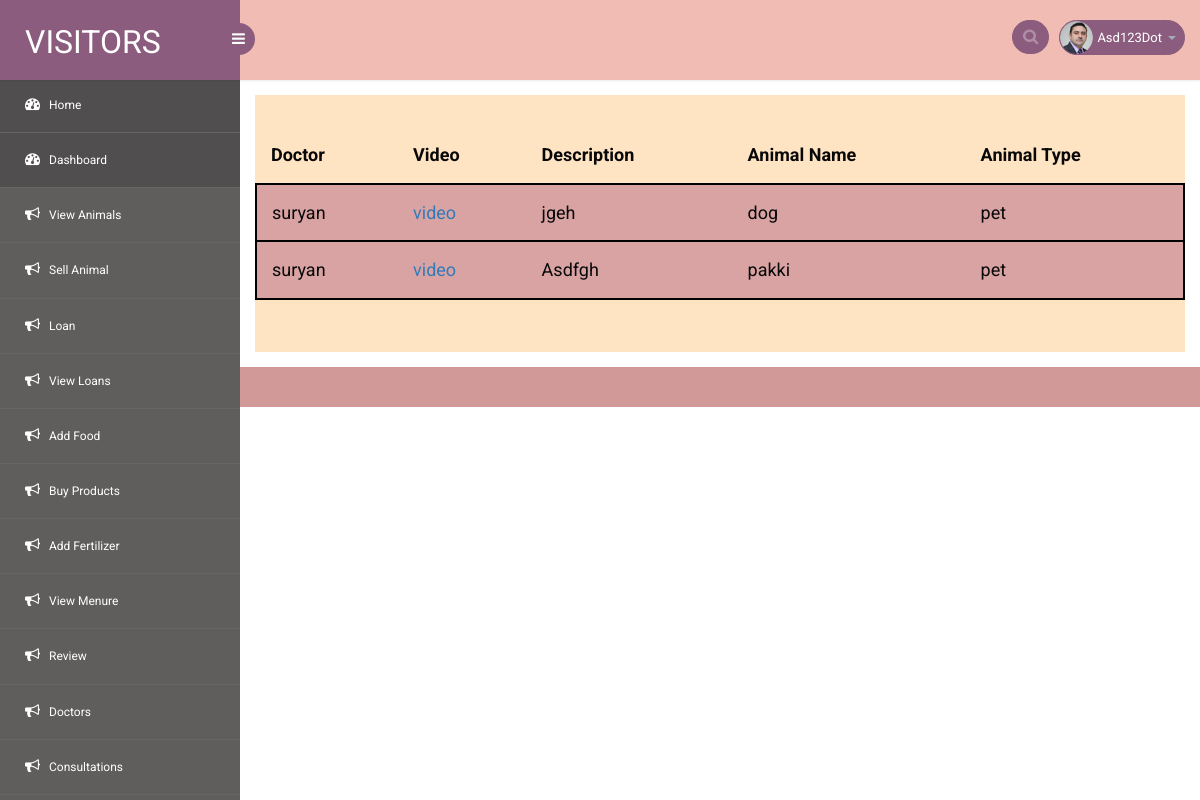
Screenshot of /view_my_symptoms (signed in) with the database file from the repository.
### animal/models.py (models this page shows)
class Symptoms(models.Model):
    user=models.ForeignKey(User,on_delete=models.CASCADE,null=True,blank=True)
    doctor=models.ForeignKey(Doctor,on_delete=models.CASCADE,null=True,blank=True)
    video=models.FileField(upload_to='videos',null=True,blank=True)
    description=models.TextField()
    animal_name=models.CharField(max_length=50)
    pet='pet'
    farm='farm'
    types=[
        (pet,'pet'),
        (farm,'farm')
    ]
    animal_type=models.CharField(max_length=50,choices=types,null=True,blank=True,default=pet)
    def __str__(self):
        return str(self.user.username)

class Doctor(models.Model):
    user=models.OneToOneField(User,on_delete=models.CASCADE,null=True,blank=True)
    name=models.CharField(max_length=50)
    place=models.CharField(max_length=50)
    certificate=models.FileField(upload_to='files',null=True,blank=True)
    license=models.CharField(max_length=50,null=True,blank=True)
    phone=models.IntegerField()
    date=models.DateTimeField(default=timezone.now)
    def __str__(self):
        return str(self.name)

### animal/views.py (the view)
# urls.py: path('view_my_symptoms',views.view_my_symptoms,name='view_my_symptoms'),
def view_my_symptoms(request):
    symptom=Symptoms.objects.filter(user=request.user)
    print(symptom)
    return render(request,'my_symptom.html',{'symptom':symptom})

### animal/templates/my_symptom.html
{% extends 'dashboard.html' %}
{% block content %}
<div class="table-responsive table-shadow" style="background-color: bisque;padding-top: 2em;padding-bottom: 2em;">
    {% if symptom %}
    <center>
    <table class="table" style="font-size: 20px;color: black;">
          <thead>
            <tr>
              <th scope="col" style="padding-left: 1em;">Doctor</th>
              <th scope="col" style="padding-left:1em">Video</th>
              <th scope="col" style="padding-left:1em">Description</th>
              <th scope="col" style="padding-left:1em">Animal Name</th>
              <th scope="col" style="padding-left:1em">Animal Type</th>
            </tr>
          </thead>
          <tbody style="margin-top: 1em;">
              {% for i in symptom %}
            <tr style="background-color: #d9a3a3;margin-top: 2em;padding-bottom: 2em;border:2px solid black;" >
                <td>{{ i.doctor}}</td>
              <td style="padding-left: 1em;"><a href="{{i.video.url}}">video</a></td>
              <td style="padding-left: 1em;">{{ i.description}}</td>
              <td style="padding-left: 1em;">{{ i.animal_name}}</td>
              <td style="padding-left: 1em;">{{ i.animal_type}}</td>
            </tr>
            {% endfor %}
          </tbody>
    </table>
</center>
    {% else %}
    <span>No Fertilizer can be found...</span>
    {% endif %}
</div>
{% endblock %}

### animal/templates/dashboard.html (shortened to what this page needs)
<!DOCTYPE html>
<head>
<link rel="stylesheet" href="/static/css1/bootstrap.min.css" >
<link href="/static/css1/style.css" rel='stylesheet' type='text/css' />
<link href="/static/css1/style-responsive.css" rel="stylesheet"/>
<link rel="stylesheet" href="/static/css1/font.css" type="text/css"/>
<link href="/static/css1/font-awesome.css" rel="stylesheet">
<link rel="stylesheet" href="/static/css1/morris.css" type="text/css"/>
<link rel="stylesheet" href="/static/css1/monthly.css">
</head>
<body>
<section id="container">
<header class="header fixed-top clearfix">
<div class="brand">
    <a href="index.html" class="logo">
        VISITORS
    </a>
    <div class="sidebar-toggle-box">
        <div class="fa fa-bars"></div>
    </div>
</div>
<div class="top-nav clearfix">
    <ul class="nav pull-right top-menu">
        <li>
            <input type="text" class="form-control search" placeholder=" Search">
        </li>
        <li class="dropdown">
            <a data-toggle="dropdown" class="dropdown-toggle" href="#">
                <img alt="" src="/static/images1/2.png">
                <span class="username">{{user.username}}</span>
                <b class="caret"></b>
            </a>
        </li>
    </ul>
</div>
</header>
<aside>
    <div id="sidebar" class="nav-collapse">
        <div class="leftside-navigation">
            <ul class="sidebar-menu" id="nav-accordion">
                <li>
                    <a class="active" href="{% url 'index' %}">
                        <i class="fa fa-dashboard"></i>
                        <span>Home</span>
                    </a>
                </li>
				<li>
                    <a class="active" href="{% url 'dashboard' %}">
                        <i class="fa fa-dashboard"></i>
                        <span>Dashboard</span>
                    </a>
                </li>
                {% if user.register %}
				<li>
                    <a href="{% url 'view_animal' %}">
                        <i class="fa fa-bullhorn"></i>
                        <span>View Animals </span>
                    </a>
                </li>
				<li>
                    <a href="{% url 'add_animal' %}">
                        <i class="fa fa-bullhorn"></i>
                        <span>Sell Animal </span>
                    </a>
                </li>
				<li>
                    <a href="{% url 'add_loan' %}">
                        <i class="fa fa-bullhorn"></i>
                        <span>Loan </span>
                    </a>
                </li>
				<li>
                    <a href="{% url 'view_my_loans' %}">
                        <i class="fa fa-bullhorn"></i>
                        <span>View Loans </span>
                    </a>
                </li>
                <li>
                    <a href="{% url 'add_food_products' %}">
                        <i class="fa fa-bullhorn"></i>
                        <span>Add Food</span>
                    </a>
                </li>
				<li>
                    <a href="{% url 'view_food_products' %}">
                        <i class="fa fa-bullhorn"></i>
                        <span>Buy Products</span>
                    </a>
                </li>
                <li>
                    <a href="{% url 'add_fertilizer' %}">
                        <i class="fa fa-bullhorn"></i>
                        <span>Add Fertilizer</span>
                    </a>
                </li>
				<li>
                    <a href="{% url 'view_fertilizer_products' %}">
                        <i class="fa fa-bullhorn"></i>
                        <span>View Menure</span>
                    </a>
                </li>
				<li>
                    <a href="{% url 'review' %}">
                        <i class="fa fa-bullhorn"></i>
                        <span>Review </span>
                    </a>
                </li>
				<li>
                    <a href="{% url 'view_doctors' %}">
                        <i class="fa fa-bullhorn"></i>
                        <span>Doctors </span>
                    </a>
                </li>
                <li>
                    <a href="{% url 'for_my_consultation' %}">
                        <i class="fa fa-bullhorn"></i>
                        <span>Consultations </span>
                    </a>
                </li>
                <li>
                    <a href="{% url 'search' %}">
                    </a>
                </li>
				{% endif %}
            </ul>            </div>
    </div>
</aside>
<section id="main-content">
	<section class="wrapper">
		<div>
			{% block content %}{% endblock %}
		</div>
</section>
		  <div class="footer">
		  </div>
</section>
</section>
</body>
</html>

### rows the page displays
Symptoms: doctor "suryan", description "jgeh", animal_name "dog", animal_type "pet"
Symptoms: doctor "suryan", description "Asdfgh", animal_name "pakki", animal_type "pet"

### other values shown
{{ user.username }} "Asd123Dot"
